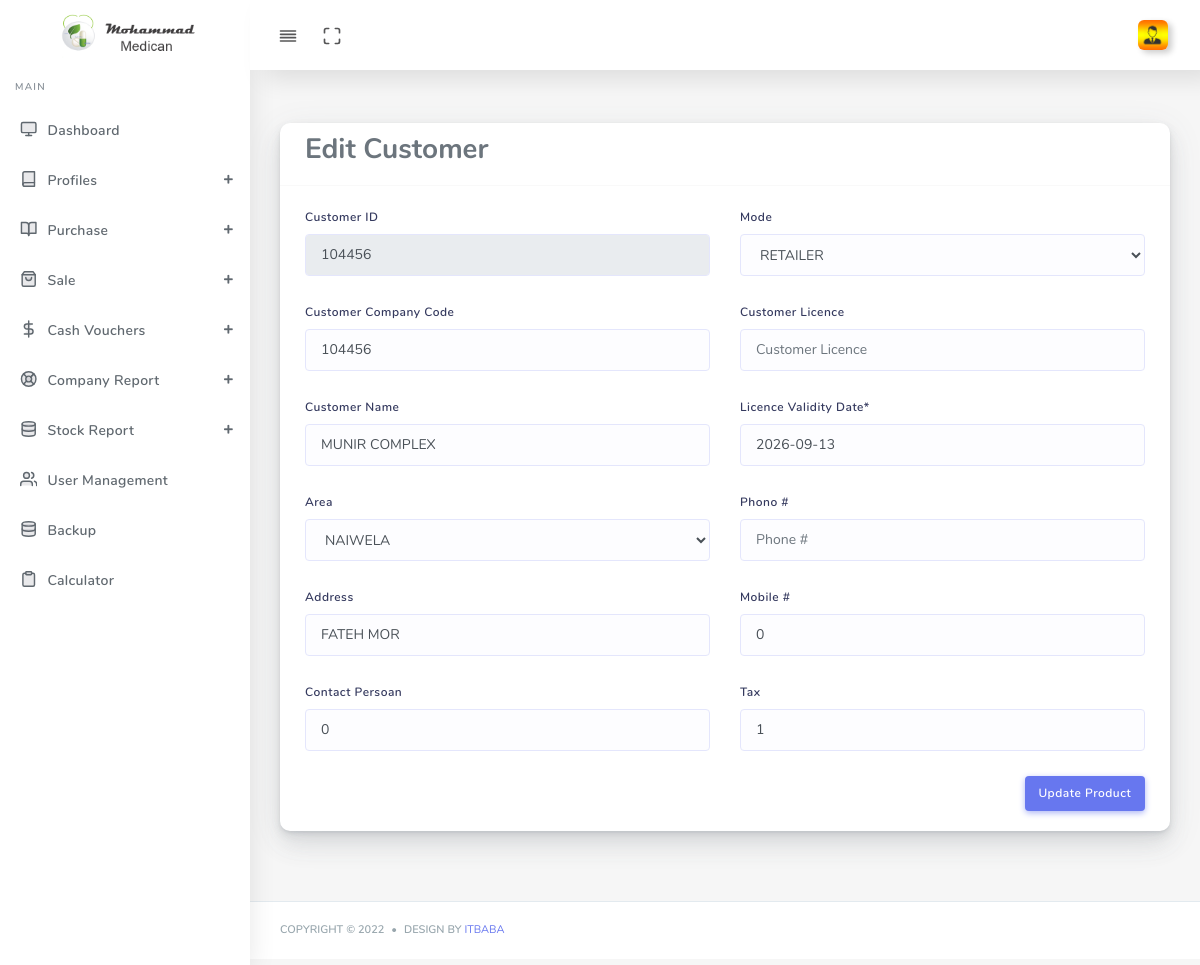
The app's page /editcustomer.php?id=104456 (signed in) with its own data.
### tables this page shows
CREATE TABLE IF NOT EXISTS `customers` (
  `id` varchar(255) NOT NULL,
  `companycode` varchar(255) DEFAULT NULL,
  `name` varchar(255) NOT NULL,
  `area` varchar(255) DEFAULT NULL,
  `address` text DEFAULT NULL,
  `contactperson` varchar(255) DEFAULT NULL,
  `mode` int(11) DEFAULT NULL,
  `licence` varchar(255) DEFAULT NULL,
  `ldate` date DEFAULT NULL,
  `phone` varchar(255) DEFAULT NULL,
  `mobile` varchar(255) DEFAULT NULL,
  `tax` float DEFAULT NULL,
  `dsr` varchar(255) DEFAULT NULL,
  `sas` varchar(255) DEFAULT NULL,
  `areaofwork` varchar(255) DEFAULT NULL,
  `nic` varchar(255) DEFAULT NULL,
  `designation` varchar(255) DEFAULT NULL,
  `ccode` varchar(255) DEFAULT NULL,
  `groupcode` int(11) DEFAULT NULL,
  `customertype` int(11) NOT NULL,
  PRIMARY KEY (`id`)
);

### editcustomer.php (the view, shortened to what this page needs)
<?php
include "secure.php";
include "include/header.php";
$id=$_GET['id'];
$fq="SELECT *  FROM `customers` WHERE `id` = '$id'";
$fs=$dbpdo->prepare($fq);
$fs->execute();
$frow = $fs->fetch(PDO::FETCH_BOTH);
?>
</head>
<body >
  <?php include "include/menu.php"; ?>
      <div class="main-content">
        <section class="section">
          <div class="section-body">
            <div class="row">
              <div class="col-12">
                <div class="card">
                  <div class="card-header">
                    <h3>Edit Customer</h3>
                  </div>
                  <div class="card-body">
                    <form class="forms-sample" id="item-entry" method=post action="ajaxcall/update-customer.php">
  <form class="forms-sample" id="item-entry">
  <div class="row">
    <div class="col-md-6">
      <div class="form-group">
<label for="item">Customer ID</label>
<input type="text" id="f1" name=f1 class="form-control"  placeholder="Customer ID" autocomplete="off" value="<?php echo $frow[1]?>" readonly>
</div>
       <div class="form-group">
<label for="item">Customer Company Code</label>
<input type="text" id="f2" name=f2 class="form-control"  placeholder="Customer Company ID" autocomplete="off" value="<?php echo $frow[1]?>">
</div>
  <div class="form-group">
<label for="item">Customer Name</label>
<input type="text" id="f3" name=f3 class="form-control"  placeholder="Customer Name" autocomplete="off" value="<?php echo $frow[2]?>">
</div>
<div class="form-group ">
<label for="item">Area</label>
<select name="f4" id="f4" class="form-control">
  <?php
$s=$dbpdo->prepare("select * from ariainfo");
$s->execute();
while($row = $s->fetch(PDO::FETCH_BOTH)){
  if($frow[3]==$row[0])
echo "<option selected value='$row[0]'>$row[2]</option>";
else
echo "<option  value='$row[0]'>$row[2]</option>";
}
?>
</select>
                    </div>
 <div class="form-group">
<label for="item">Address</label>
<input type="text" id="f5" name=f5 class="form-control"  placeholder="Address" autocomplete="off" value="<?php echo $frow[4]?>">
</div>
<div class="form-group">
<label for="item">Contact Persoan</label>
<input type="text" id="f6" name=f6 class="form-control"  placeholder="Contact Person" autocomplete="off" value="<?php echo $frow[5]?>">
</div>
  </div>
  <div class="col-md-6">
    <div class="form-group ">
<label for="item">Mode</label>
<select name="f7" id="f7" class="form-control">
  <?php
$s=$dbpdo->prepare("select * from cus_mode");
$s->execute();
while($row = $s->fetch(PDO::FETCH_BOTH)){
  if($frow[6]==$row[0])
echo "<option selected value='$row[0]'>$row[1]</option>";
else
echo "<option  value='$row[0]'>$row[1]</option>";
}
?>
</select>
                    </div>
    <div class="form-group">
<label for="item">Customer Licence</label>
<input type="text" id="f8" name=f8 class="form-control"  placeholder="Customer Licence" autocomplete="off" value="<?php echo $frow[7]?>">
</div>
      <div class="form-group">
    <label for="field-3" >Licence Validity Date<span class="required">*</span></label>
   <div class="input-group">
     <input type="text" class="form-control datepicker"  name=f9 id="f9" autocomplete="off" value=<?php echo $frow[8] ?> >
   </div>
   </div>
 <div class="form-group">
<label for="item">Phono #</label>
<input type="text" id="f10" name="f10" class="form-control"  placeholder="Phone #" autocomplete="off" value="<?php echo $frow[9]?>">
</div>
 <div class="form-group">
<label for="item">Mobile #</label>
<input type="text" id="f11" name="f11" class="form-control"  placeholder="Mobile #" autocomplete="off" value="<?php echo $frow[10]?>">
</div>
<div class="form-group">
<label for="item">Tax</label>
<input type="text" id="f12" name=f12 class="form-control"  placeholder="Tax" autocomplete="off" value="<?php echo $frow[11]?>">
</div>
</div>
  </div>
  <div class="d-flex justify-content-end">
    <button class="btn btn-primary" type=sbumit>Update Product</button>
  </div>
            </div></div>
            </div>
              </div>
            </div>
          </div>
     <?php include "include/footer.php";?>

### records on screen
customers: f1 "104456", f2 "104456", f3 "MUNIR COMPLEX", f5 "FATEH MOR", f6 "0", f9 "2026-09-13", f11 "0", f12 "1"

### other values on screen
form field f4 "NAIWELA"
form field f7 "RETAILER"
